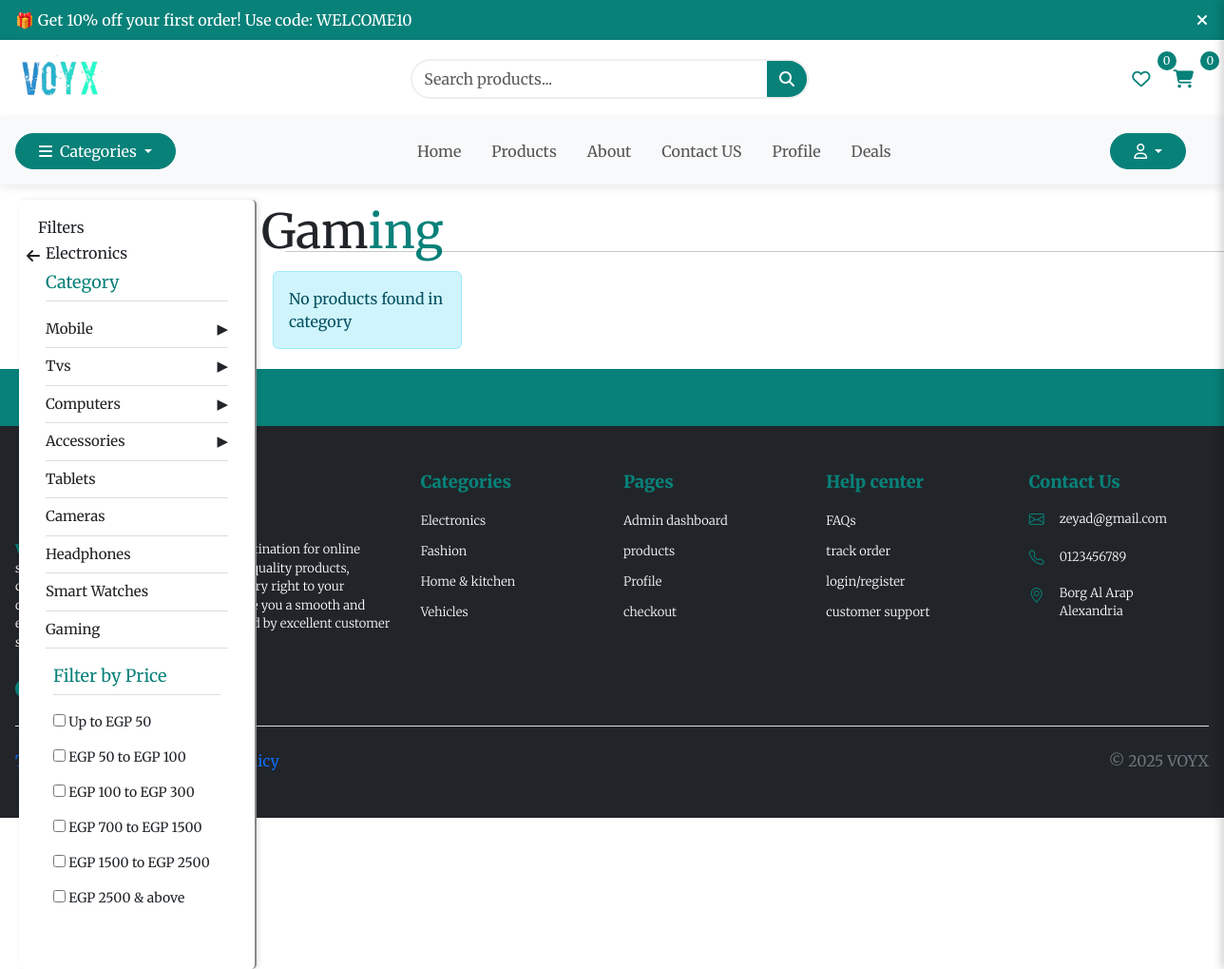
/Electronics/Gaming.php, run on an earlier commit of the app's database.
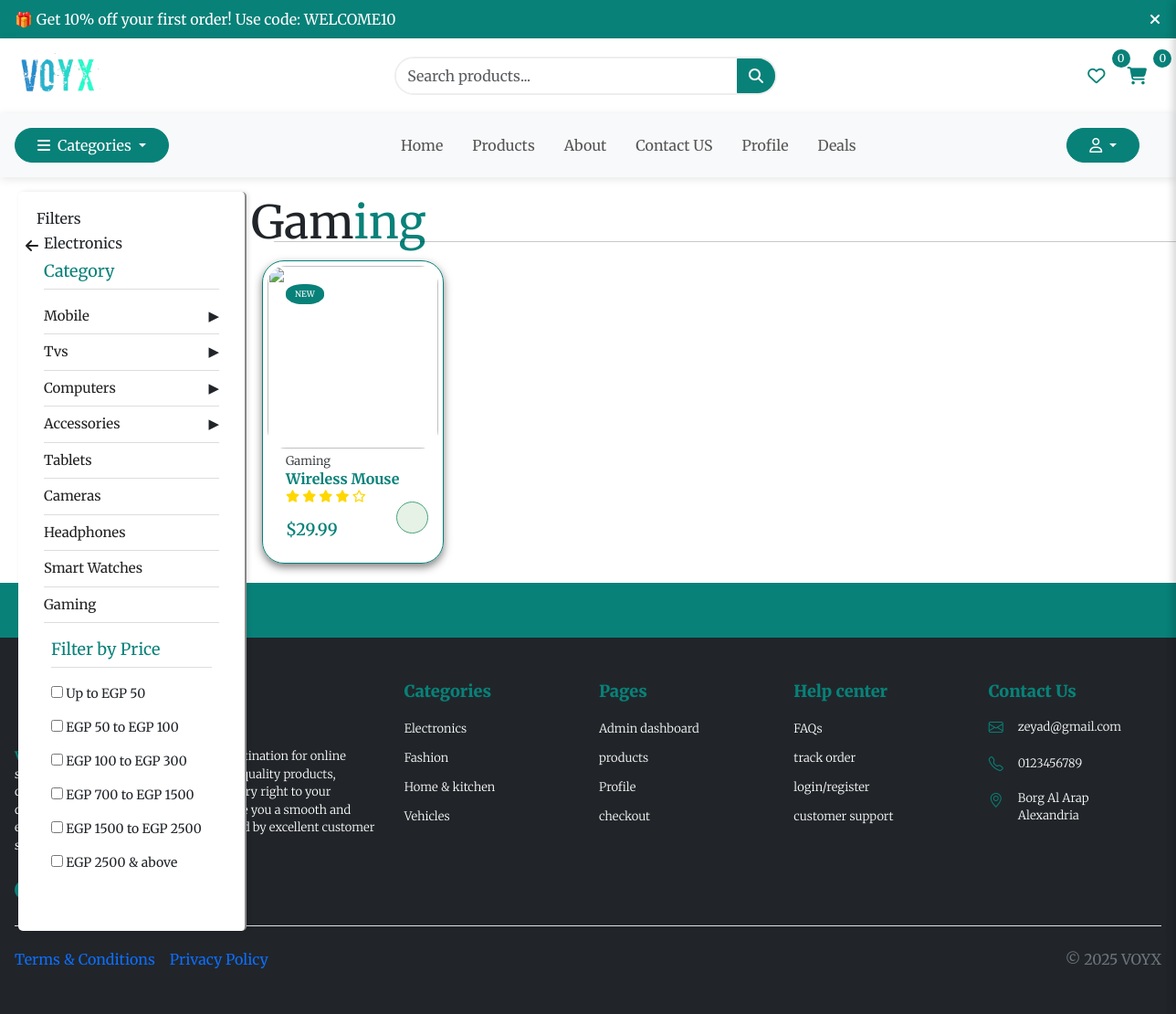
And on a later commit of the database.
### tables this page shows
CREATE TABLE `products` (
  `product_id` int(11) NOT NULL,
  `name` varchar(255) NOT NULL,
  `description` text DEFAULT NULL,
  `category_id` int(11) NOT NULL,
  `price` decimal(10,2) NOT NULL,
  `old_price` decimal(10,2) DEFAULT NULL,
  `sku` varchar(100) DEFAULT NULL,
  `stock_quantity` int(11) DEFAULT 0,
  `rating` decimal(3,2) DEFAULT 0.00,
  `image_url_default` varchar(255) DEFAULT NULL,
  `image_url_hover` varchar(255) DEFAULT NULL,
  `is_featured` tinyint(1) DEFAULT 0,
  `is_popular` tinyint(1) DEFAULT 0,
  `is_new` tinyint(1) DEFAULT 0,
  `badge_id` int(11) DEFAULT NULL,
  `created_at` timestamp NOT NULL DEFAULT current_timestamp(),
  `updated_at` timestamp NOT NULL DEFAULT current_timestamp() ON UPDATE current_timestamp(),
  `is_arrival` tinyint(1) DEFAULT 0,
  `is_hot` tinyint(1) DEFAULT 0,
  `is_trendy` tinyint(1) DEFAULT 0
);

CREATE TABLE `product_badges` (
  `badge_id` int(11) NOT NULL,
  `badge_text` varchar(50) NOT NULL,
  `created_at` timestamp NOT NULL DEFAULT current_timestamp()
);

CREATE TABLE `categories` (
  `category_id` int(11) NOT NULL,
  `name` varchar(100) NOT NULL,
  `slug` varchar(100) NOT NULL,
  `description` text DEFAULT NULL,
  `image_url` varchar(255) DEFAULT NULL,
  `parent_category_id` int(11) DEFAULT NULL,
  `is_popular` tinyint(1) DEFAULT 0,
  `created_at` timestamp NOT NULL DEFAULT current_timestamp()
);

### Electronics/Gaming.php (the view, shortened to what the changed rows need)
<!DOCTYPE html>
<html lang="en">
<head>
    <link rel="stylesheet" href="../css/Electronics.css">
    <link rel="stylesheet" href="https://cdnjs.cloudflare.com/ajax/libs/font-awesome/6.5.1/css/all.min.css">
    <link rel="stylesheet" href="https://cdn.jsdelivr.net/npm/swiper@11/swiper-bundle.min.css" />
    <link rel="stylesheet"
        href="https://cdn-uicons.flaticon.com/2.6.0/uicons-solid-rounded/css/uicons-solid-rounded.css" />
    <link rel="stylesheet" href="https://cdnjs.cloudflare.com/ajax/libs/font-awesome/6.4.0/css/all.min.css" />
    <link rel="stylesheet"
        href="https://cdn-uicons.flaticon.com/2.6.0/uicons-thin-straight/css/uicons-thin-straight.css" />
    <link rel="stylesheet"
        href="https://cdn-uicons.flaticon.com/2.6.0/uicons-regular-rounded/css/uicons-regular-rounded.css" />
    <link href="https://cdn.jsdelivr.net/npm/bootstrap@5.3.0/dist/css/bootstrap.min.css" rel="stylesheet">
    <link rel="stylesheet" href="https://cdn.jsdelivr.net/npm/bootstrap-icons@1.11.1/font/bootstrap-icons.css">
</head>
<body>
    <section class="slider">
        <div class="container">
            <h2>Filters</h2>
        </div>
    </section>
    <section class="products-container">
        <div class="Name">
            <h1>Gam<span>ing</span></h1>
        </div>
        <section class="products section container" id="products">
            <div class="products__container grid">
                <?php
                include '../db_connection.php';
                $category_id = 13;
                $category_query = $conn->prepare("SELECT * FROM categories WHERE category_id = ?");
                $category_query->bind_param("i", $category_id);
                $category_query->execute();
                $category = $category_query->get_result()->fetch_assoc();
                $products_query = $conn->prepare("
        SELECT * FROM products
        WHERE category_id = ?
        AND stock_quantity > 0
        ORDER BY created_at DESC
    ");
                $products_query->bind_param("i", $category_id);
                $products_query->execute();
                $products = $products_query->get_result();
                if ($products->num_rows > 0) {
                    while ($product = $products->fetch_assoc()) {
                ?>
                        <div class="product__item">
                            <div class="product__banner">
                                <a href="Detils.php?id=<?= $product['product_id'] ?>" class="product__images">
                                </a>
                                <?php if ($product['badge_id']): ?>
                                    <?php
                                    $badgeQuery = "SELECT * FROM product_badges WHERE badge_id = " . $product['badge_id'];
                                    $badgeResult = $conn->query($badgeQuery);
                                    $badge = $badgeResult->fetch_assoc();
                                    ?>
                                    <div class="product__badge <?= $badge['badge_text'] === 'Sale' ? 'sale-badge' : 'new-badge' ?>">
                                        <?= $badge['badge_text'] ?>
                                    </div>
                                <?php endif; ?>
                            </div>
                            <div class="product__content">
                                <span class="product__category">
                                    <?php
                                    $categoryQuery = "SELECT name FROM categories WHERE category_id = " . $product['category_id'];
                                    $categoryResult = $conn->query($categoryQuery);
                                    echo $categoryResult->fetch_assoc()['name'];
                                    ?>
                                </span>
                                <h3 class="product__title">
                                    <a href="Detils.php?id=<?= $product['product_id'] ?>">
                                        <?= htmlspecialchars($product['name']) ?>
                                    </a>
                                </h3>
                                <div class="product__rating">
                                    <?php for ($i = 1; $i <= 5; $i++): ?>
                                        <?php if ($i <= floor($product['rating'])): ?>
                                            <i class="fas fa-star"></i>
                                        <?php elseif ($i == ceil($product['rating']) && $product['rating'] - floor($product['rating']) >= 0.5): ?>
                                            <i class="fas fa-star-half-alt"></i>
                                        <?php else: ?>
                                            <i class="far fa-star"></i>
                                        <?php endif; ?>
                                    <?php endfor; ?>
                                </div>
                                <div class="product__price flex">
                                    <span class="new__price">$<?= number_format($product['price'], 2) ?></span>
                                </div>
                                <button class="action__btn cart__btn add-to-cart" aria-label="Add To Cart"
                                    data-id="<?= $product['product_id'] ?>"
                                    data-price="<?= $product['price'] ?>">
                                </button>
                            </div>
                        </div>
                <?php
                    }
                } else {
                    echo '<div class="alert alert-info">No products found in category</div>';
                }
                ?>
            </div>
        </section>
    </section>
    <script src="https://cdn.tailwindcss.com"></script>
</body>
</html>

What changed in the data, as far as the page shows it:
added products: badge.badge_text "NEW", category.name "Gaming", name "Wireless Mouse", rating 4.2 (drawn), price "29.99"
Also different on the page:
text no longer shown: "No products found in category"
